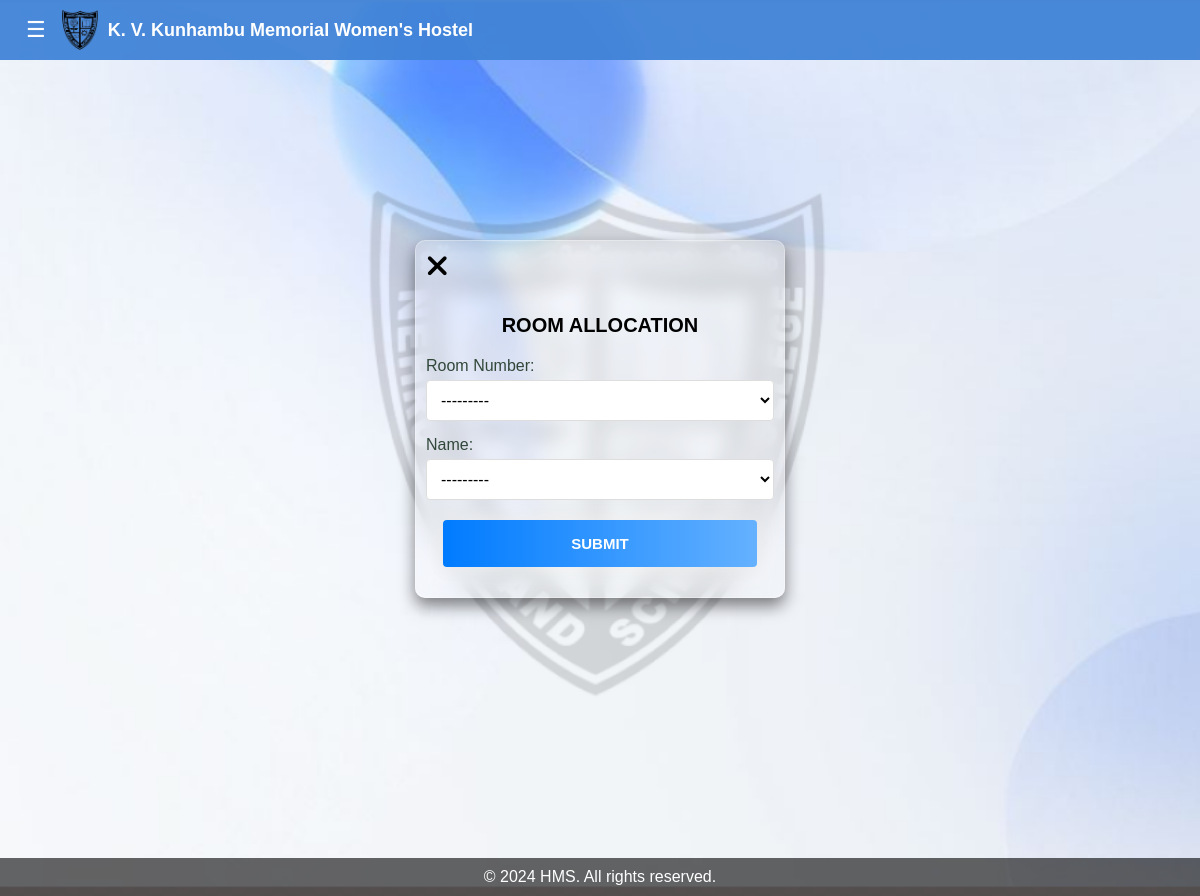
/allot/ (signed in), run on an earlier commit of the app's database.
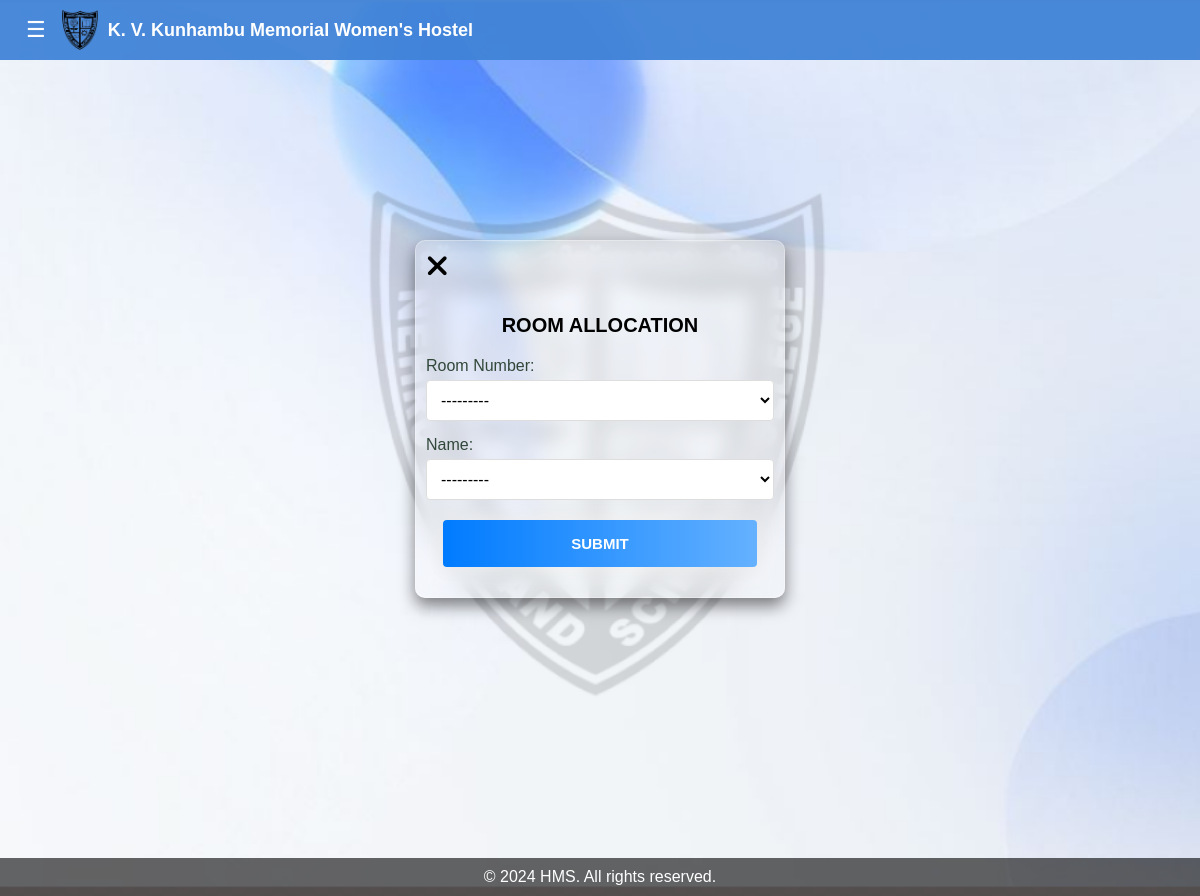
And on a later commit of the database.
### hostel/models.py (models this page shows, shortened)
class Student(models.Model):
    admn_no = models.PositiveIntegerField(unique=True)
    name = models.CharField(max_length=50)
    pgm = models.ForeignKey(Programme, on_delete=models.CASCADE)
    dob = models.DateField()
    email = models.EmailField()
    photo = models.ImageField(upload_to="images/", blank=True, null=True)
    contact_regex = RegexValidator(regex=r'^\d{10}$',message="Contact number must be a 10-digit number.")
    contact = models.CharField(validators=[contact_regex], max_length=10)  # Using CharField for contact with max length 10
    date_joined = models.DateField(auto_now_add=True)
    CATEGORY_CHOICES = [
        ('GENERAL', 'GENERAL'),
        ('OBC', 'OBC'),
        ('OEC', 'OEC'),
        ('SC', 'SC'),
        ('ST', 'ST'),
    ]
    category = models.CharField(max_length=20, choices=CATEGORY_CHOICES, default='GENERAL')
    EGRANTZ_CHOICES = [
        (True, 'Yes'),
        (False, 'No'),
    ]
    E_Grantz = models.BooleanField(choices=EGRANTZ_CHOICES)
    def __str__(self):
        return self.name

### hostel/views.py (the view)
# urls.py: path('allot/',views.allot_student,name='allot_student'),
@group_required('warden', login_url='access_denied')
def allot_student(request):
    try:
        if request.method == "POST":
            form = AllotementForm(request.POST)
            if form.is_valid():
                room = form.cleaned_data['room_number']
                if room.allotment_set.count() < room.capacity:
                    form.save()
                    messages.success(request, "Student successfully allotted to room.")
                    return redirect('allot_student')
                else:
                    messages.error(request, "Room capacity exceeded. Please choose a different room.")
            else:
                messages.error(request, "There was an error with your submission. Please try again.")
        else:
            form = AllotementForm()
        return render(request,'hostel/allot_stud.html',{'form':form})
    except Exception:
        return render(request,'hostel/error.html')

### hostel/forms.py
class AllotementForm(forms.ModelForm):
    class Meta:
        model = Allotment
        fields = '__all__'
    def __init__(self, *args, **kwargs):
        super(AllotementForm, self).__init__(*args, **kwargs)
        allocated_students = Allotment.objects.values_list('name_id', flat=True)
        self.fields['name'].queryset = Student.objects.exclude(id__in=allocated_students)

### hostel/context_processors.py (called while the page is built)
def group_processor(request):
    if request.user.is_authenticated:
        is_warden_group = request.user.groups.filter(name='warden').exists()
        is_secretary_group = request.user.groups.filter(name='secretary').exists()  # Adjust as needed
    else:
        is_warden_group = False
        is_secretary_group = False
    return {
        'is_warden_group': is_warden_group,
        'is_secretary_group': is_secretary_group,
    }

### hostel/templates/hostel/allot_stud.html (shortened to what this page needs)
{% extends 'hostel/base.html' %}
{% load static %}
{% block style %}
    <link rel="stylesheet" href="{% static 'styles/allot_stud.css' %}">
{% endblock %}
{% block content %}
<section class="main">
    <div class="main-body">
        <div class="main-block">
            <div class="header-links">
                <a href="{% url 'room_list' %}" class="close-icon">
                    <i class="fas fa-times"></i>
                </a>
            </div>
            <h5>Room Allocation</h5>
            <form action="" method="post">
                <div class="form-fields">
                    <div class="form-field">
                        <label for="{{ form.room_number.id_for_label }}">Room Number:</label>
                        {{ form.room_number }}
                    </div>
                    <div class="form-field">
                        <label for="{{ form.name.id_for_label }}">Name:</label>
                        {{ form.name }}
                    </div>
                </div>
                <div class="submit-input">
                    <input type="submit" value="Submit">
                </div>
            </form>
        </div>
    </div>
</section>
{% endblock %}

What changed in the data, as far as the page shows it:
added Student: name "---------"
Also different on the page:
form field name: "---------" → (not shown)
